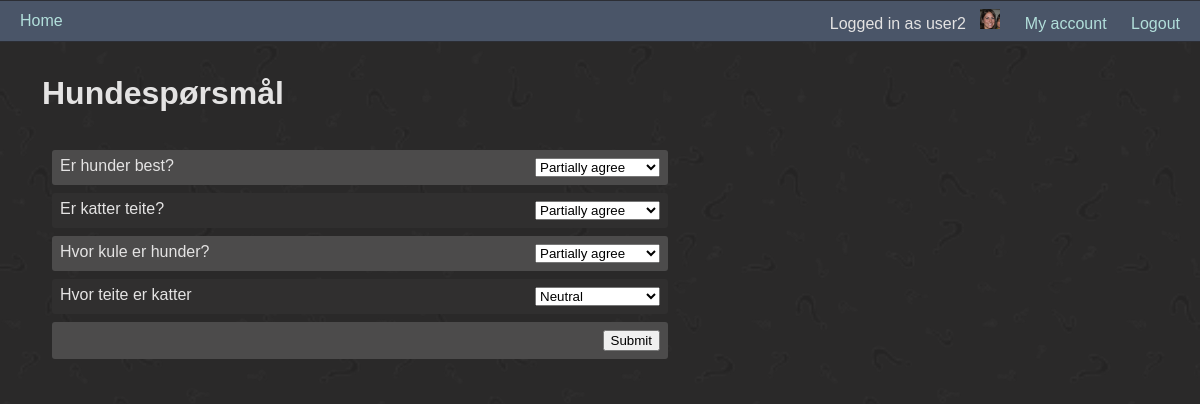
Page /questionnaire/11 (signed in) on the committed database.
### tables this page shows
CREATE TABLE users (
                                id_user INTEGER UNIQUE PRIMARY KEY NOT NULL,
                                name TEXT UNIQUE NOT NULL,
                                password TEXT NOT NULL,
                                isadmin BOOLEAN NOT NULL,
                                profile_pic TEXT,
                                darkmode BOOLEAN,
                                tokens INT
                            );

CREATE TABLE questionnaires (
                                id_questionnaire INTEGER UNIQUE PRIMARY KEY NOT NULL,
                                name_questionnaire TEXT UNIQUE NOT NULL
                            );

CREATE TABLE questionnaire (
                                id_questionnaire INTEGER NOT NULL,
                                id_question INTEGER UNIQUE PRIMARY KEY NOT NULL,
                                question TEXT NOT NULL,
                                FOREIGN KEY (id_questionnaire) REFERENCES questionnaires(id_questionnaire)
                            );

### app.py (the view, shortened to what this page needs)
@app.route('/questionnaire/<int:id_questionnaire>', methods=['GET', 'POST'])
def add_answers(id_questionnaire):
    logged_in_user = session.get('username', None)
    if logged_in_user is None:
        abort(401)
    conn = get_db()
    cur = conn.cursor()
    cur.execute('SELECT id_user FROM users WHERE name=?', (logged_in_user, ))
    id_user = cur.fetchone()[0]
    cur.execute('SELECT name_questionnaire FROM questionnaires WHERE id_questionnaire= ?', (id_questionnaire, ))
    name_questionnaire = cur.fetchone()[0]
    cur.execute('SELECT id_question, question FROM questionnaire WHERE id_questionnaire= ?', (id_questionnaire, ))
    questions_received = cur.fetchall()
    questions = []
    id_questions_list = []
    for question in questions_received:
        id_questions_list.append(question[0])
        questions.append(question[1])
    cur.execute('''
        SELECT COUNT(*) FROM answers
        WHERE id_user=? AND id_questionnaire=?
    ''', (id_user, id_questionnaire))
    already_answered = cur.fetchone()[0] > 0 # returnerer True/False
    user_answers = {}
    if already_answered:
        cur.execute('''
            SELECT id_question, answer FROM answers
            WHERE id_user = ? AND id_questionnaire = ?
        ''', (id_user, id_questionnaire))
        for row in cur.fetchall():
            user_answers[row[0]] = row[1]
    if request.method == 'GET':
        return render_template('add_answers.html', id_questionnaire=id_questionnaire, name_questionnaire=name_questionnaire, questions=questions, already_answered=already_answered, user_answers=user_answers, id_questions_list=id_questions_list)

### app.py (called while the page is built)
@app.teardown_appcontext
def teardown_db(exception):
    db = getattr(g, '_database', None)
    if db is not None:
        db.close()

### functions.py (called while the page is built)
def get_db():
    if not hasattr(g, "_database"):
        g._database = sqlite3.connect(database)
    return g._database

def is_admin(username):
    if username is not None:
        db = get_db()
        cursor = db.cursor()
        cursor.execute("SELECT isadmin FROM users WHERE name = ?", (username,))
        result = cursor.fetchone()
        if result[0]:
            return True
    else:
        return False

### templates/add_answers.html (shortened to what this page needs)
{% extends "base.html" %}
{% block content %}
<div id="answers-container">
<h1>{{ name_questionnaire }}</h1>
<form method="POST" id="answers_form">
<ol class="answers-list">
  {% if questions %}
    {% for question in questions %}
      <li>
        <label for="answer{{ loop.index }}" class="question-label">{{ question }}</label>
        {% set selected_answer = user_answers.get(id_questions_list[loop.index0]) %}
        <select name="answer{{ loop.index }}" id="answer{{ loop.index }}" required>
          {% for value, label in [
            (1, 'Agree'),
            (2, 'Partially agree'),
            (3, 'Neutral'),
            (4, 'Partially disagree'),
            (5, 'Disagree')
          ] %}
            <option value="{{ value }}"
              {% if selected_answer == value %}
                selected
              {% endif %}
            >{{ label }}</option>
          {% endfor %}
        </select>
      </li>
    {% endfor %}
    <li class="submit-button-row">
    <input type="submit" value="Submit">
    </li>
  {% endif %}
</ol>
</form>
</div>
{% endblock %}

### templates/base.html (shortened to what this page needs)
<!DOCTYPE html>
<html lang="en">
<head>
    <link rel="stylesheet" href="{{ url_for('static', filename='style.css') }}"/>
    {% if darkmode|int == 1 %}
        <link rel="stylesheet" href="{{ url_for('static', filename='dark_mode.css') }}"/>
    {% endif %}
</head>
<body>
    <header>
        <nav class="navbar">
            <div class="nav-left">
                <a href="{{ url_for('index') }}">Home</a>
            </div>
            <div class="nav-right dropdown-menu">
                <div class="login">
                    {% if logged_in_user %}
                        Logged in as {{ logged_in_user }}
                        {% if profile_pic %}
                            <a href="{{ url_for('account')}}" aria-hidden="true"><img src="/{{ profile_pic }}" alt="profile pic" width="20"></a>
                        {% else %}
                            <a href="{{ url_for('account')}}" aria-hidden="true"><img src="{{ url_for('static', filename='uploads/default_user_img.jpg') }}" alt="default profile pic" width="20"></a>
                        {% endif %}
                        {% if isadmin %}
                            <a href="{{ url_for('admin') }}">Admin Page</a>
                        {% else %}
                            <a href="{{ url_for('account')}}">My account</a>
                        {% endif %}
                        <a href="{{ url_for('logout') }}">Logout</a>
                    {% else %}
                        Not logged in
                        <a href="{{ url_for('login') }}">Login</a>
                        <a href="{{ url_for('register') }}">Register user</a>
                    {% endif %}
                </div>
            </div>
        </nav>
    </header>
    <main >
        {% block content %}{% endblock %}
    </main>
</body>
</html>

### static/style.css (style rules this page uses)
* { font-family: Verdana, Arial, sans-serif; }
header { z-index: 1000; position: sticky; top: 0; background-color: #aab6d6; border-bottom: 1px solid #2c2e35; border-top: 1px solid #2c2e35; padding-left: 10px; padding-right: 10px; padding-bottom: 5px; padding-top: 5px; height: 30px; }
header a { color: #004d40; padding: 0px 10px; text-decoration: none; font-size: 16px; text-align: center; }
.navbar { display: flex; justify-content: space-between; align-items: center; height: 30px; }
body { margin: 0; background-color: #fff; color: #000; }
main { margin: 10px; z-index: 0; }
main::before { content: ""; position: absolute; inset: 0; background-image: url('/static/question_mark_bg.png'); background-size: cover; background-repeat: no-repeat; background-position: center; opacity: 0.1; z-index: -1; }
#answers-container { display: flex; flex-direction: column; padding: 2px; }
#answers-container h1 { padding-left: 30px; }
#answers_form { min-width: fit-content; max-width: 700px; }
ol.answers-list > li:nth-child(odd) { background-color: #e8e7e7; }
ol.answers-list > li:nth-child(even) { background-color: #ffffff; }
ol.answers-list > li { display: flex; padding: 0.5em; border-radius: 3px; margin-bottom: 0.5em; min-width: 60%; max-width: 600px; }
.submit-button-row { display: flex; justify-content: flex-end; padding: 0.5em; }
.question-label { flex:1; min-width: 40%; text-align: left; line-height: 1; }

### static/dark_mode.css (style rules this page uses)
header { background-color: #4a5568; }
header a { color: #b2dfdb; }
body { background-color: #2a2929; color: #e4e3e3; }
a { color: white; }
ol.answers-list > li:nth-child(odd) { background-color: #4c4b4b; }
ol.answers-list > li:nth-child(even) { background-color: #302f2f; }

### rows in the picture
users: name "user2", profile_pic (picture)
questionnaires: name_questionnaire "Hundespørsmål"
questionnaire: question "Er hunder best?"
questionnaire: question "Er katter teite?"
questionnaire: question "Hvor kule er hunder?"
questionnaire: question "Hvor teite er katter"

### other values in the picture
form field value "Partially agree"
form field value "Neutral"
